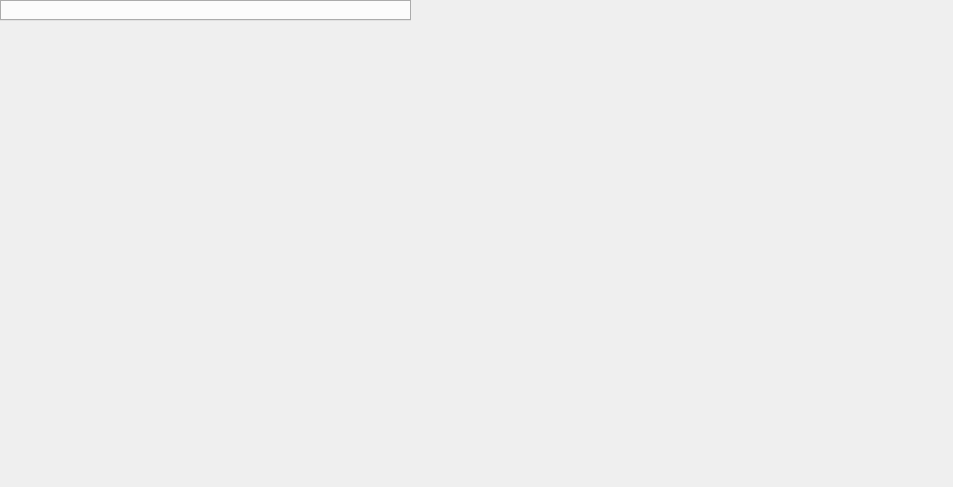
<?xml version="1.0" encoding="UTF-8"?>
<ui version="4.0">
 <class>WidgetMain</class>
 <widget class="QWidget" name="WidgetMain">
  <property name="geometry">
   <rect>
    <x>0</x>
    <y>0</y>
    <width>953</width>
    <height>487</height>
   </rect>
  </property>
  <property name="minimumSize">
   <size>
    <width>100</width>
    <height>100</height>
   </size>
  </property>
  <property name="windowTitle">
   <string>Marker</string>
  </property>
  <widget class="QTabWidget" name="tabWidget">
   <property name="enabled">
    <bool>true</bool>
   </property>
   <property name="geometry">
    <rect>
     <x>0</x>
     <y>0</y>
     <width>411</width>
     <height>21</height>
    </rect>
   </property>
   <property name="focusPolicy">
    <enum>Qt::NoFocus</enum>
   </property>
   <property name="contextMenuPolicy">
    <enum>Qt::NoContextMenu</enum>
   </property>
   <property name="tabShape">
    <enum>QTabWidget::Rounded</enum>
   </property>
   <property name="currentIndex">
    <number>-1</number>
   </property>
   <property name="usesScrollButtons">
    <bool>true</bool>
   </property>
   <property name="documentMode">
    <bool>false</bool>
   </property>
   <property name="tabsClosable">
    <bool>false</bool>
   </property>
   <property name="movable">
    <bool>false</bool>
   </property>
  </widget>
 </widget>
 <resources/>
 <connections/>
</ui>
